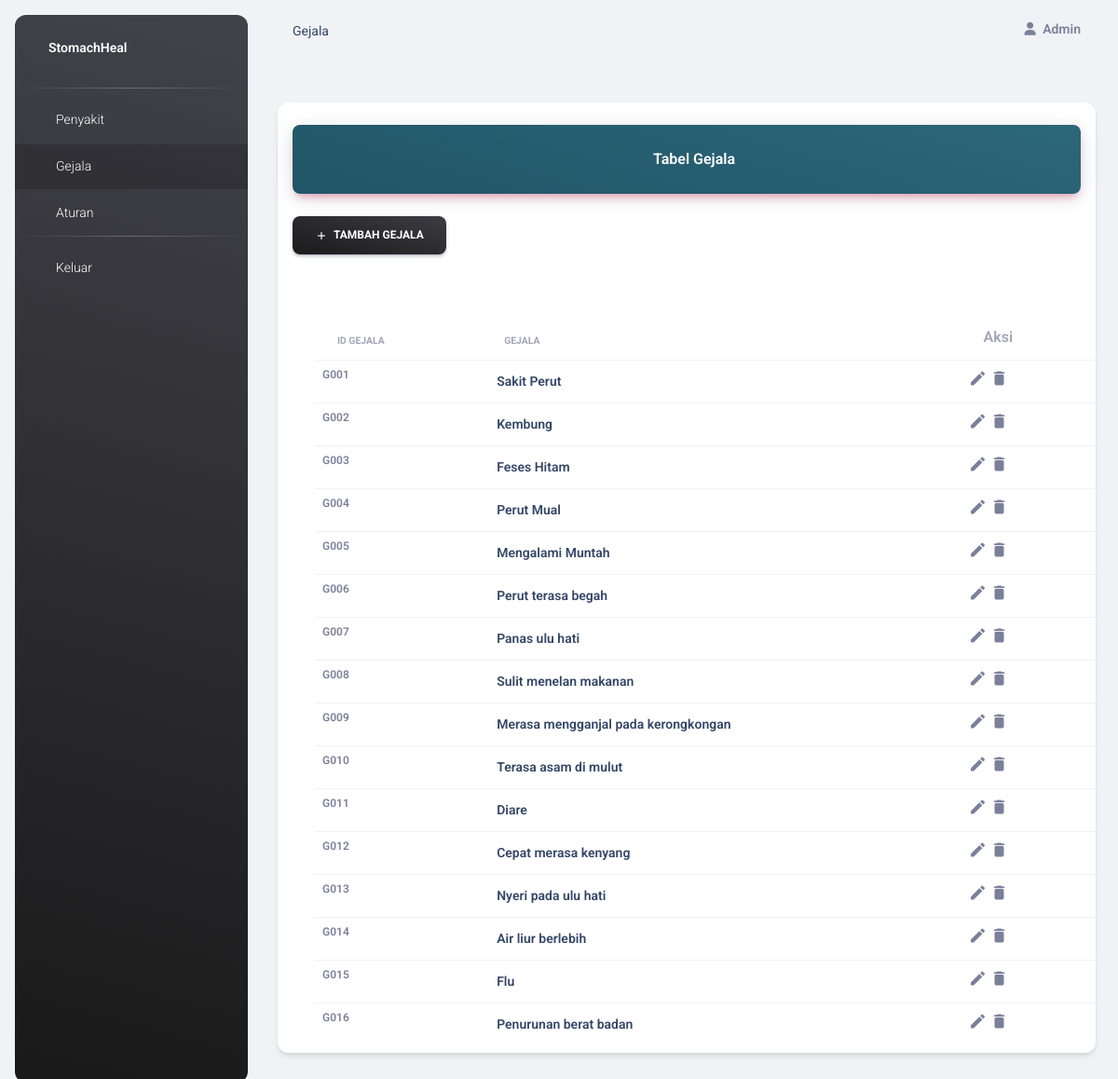
/admin_old/gejala.php, run on the app's committed database.
### tables this page shows
CREATE TABLE `tbl_gejala` (
  `id_gejala` varchar(255) NOT NULL,
  `name` varchar(255) NOT NULL
);

### admin_old/gejala.php (the view, shortened to what this page needs)
<?php
include("../db/db_conn.php");
$result= mysqli_query($conn, "SELECT * FROM tbl_gejala");
while($p=mysqli_fetch_array($result)){
    $gejala[]=$p;
}
?>
<!DOCTYPE html>
<html lang="en">
<head>
  <link href="../assets/css/nucleo-icons.css" rel="stylesheet" />
  <link href="../assets/css/nucleo-svg.css" rel="stylesheet" />
  <link id="pagestyle" href="../assets/css/material-dashboard.css?v=3.0.4" rel="stylesheet" />
</head>
<body class="g-sidenav-show  bg-gray-200">
  <aside class="sidenav navbar navbar-vertical navbar-expand-xs border-0 border-radius-xl my-3 fixed-start ms-3   bg-gradient-dark" id="sidenav-main">
    <div class="sidenav-header">
      <a class="navbar-brand m-0" href=" https://demos.creative-tim.com/material-dashboard/pages/dashboard " target="_blank">
        <span class="ms-1 font-weight-bold text-white">StomachHeal</span>
      </a>
    </div>
    <hr class="horizontal light mt-0 mb-2">
    <div class="collapse navbar-collapse  w-auto " id="sidenav-collapse-main">
      <ul class="navbar-nav">
  <li class="nav-item">
    <a class="nav-link text-white " href="penyakit.php">
      <span class="nav-link-text ms-1">Penyakit</span>
    </a>
  </li>
  <li class="nav-item active">
    <a class="nav-link text-white " href="#">
      <span class="nav-link-text ms-1">Gejala</span>
    </a>
  </li>
  <li class="nav-item">
    <a class="nav-link text-white " href="aturan.php">
      <span class="nav-link-text ms-1">Aturan</span>
    </a>
  </li>
  <hr class="horizontal light mt-0 mb-2">
  <li class="nav-item">
    <a class="nav-link text-white " href="../action/logout.php">
      <span class="nav-link-text ms-1">Keluar</span>
    </a>
  </li>
      </ul>
    </div>
  </aside>
  <main class="main-content position-relative max-height-vh-100 h-100 border-radius-lg ">
    <nav class="navbar navbar-main navbar-expand-lg px-0 mx-4 shadow-none border-radius-xl" id="navbarBlur" data-scroll="true">
    <div class="container-fluid py-1 px-3">
      <nav aria-label="breadcrumb">
        <ol class="breadcrumb bg-transparent mb-0 pb-0 pt-1 px-0 me-sm-6 me-5">
          <li class="breadcrumb-item text-sm text-dark active" aria-current="page">Gejala</li>
        </ol>
      </nav>
      <div class="collapse navbar-collapse mt-sm-0 mt-2 me-md-0 me-sm-4" id="navbar">
        <ul class="navbar-nav  justify-content-end">
          <li class="nav-item d-flex align-items-center">
            <a href="#" class="nav-link text-body font-weight-bold px-0">
              <i class="fa fa-user me-sm-1"></i>
              <span class="d-sm-inline d-none">Admin</span>
            </a>
          </li>
        </ul>
      </div>
    </div>
  </nav>
  <div class="container-fluid py-4">
    <div class="row">
      <div class="col-12">
        <div class="card my-4">
          <div class="card-header p-0 position-relative mt-4 mx-3 z-index-2">
            <div class="bg-gradient-primary shadow-primary border-radius-lg pt-4 pb-3">
              <h6 class="text-white text-center text-capitalize ps-3">Tabel Gejala</h6>
            </div>
          </div>
          <div class="card-body px-0 pb-2">
            <div class=" mx-3">
            <a class="btn bg-gradient-dark mb-5" href="gejalaTambah.php"><i class="material-icons text-sm">add</i>&nbsp;&nbsp;Tambah gejala</a>
            </div>
            <div class="table-responsive p-0" style="margin-left: 40px ;">
              <table  id="datab_penyakit" class="table mb-0 mt-3">
                <thead>
                  <tr>
                    <th class="text-uppercase text-secondary text-xxs font-weight-bolder opacity-7">Id Gejala</th>
                    <th class="text-uppercase text-secondary text-xxs font-weight-bolder opacity-7">Gejala</th>
                    <th class="text-secondary opacity-7">Aksi</th>
                  </tr>
                </thead>
                <tbody>
                  <?php
                  foreach($gejala as $data){ ?>
                    <tr>
                        <td>
                            <p class="text-xs font-weight-bold mb-0"><?= $data['id_gejala'] ?></p>
                        </td>
                      <td>
                        <div class="d-flex px-2 py-1">
                          <div class="d-flex flex-column justify-content-center">
                            <h6 class="mb-0 text-sm"><?= $data['name'] ?></h6>
                          </div>
                        </div>
                      </td>
                      <td class="align-middle">
                        <a href="editGejala.php?id=<?= $data['id_gejala']?>" class="text-secondary font-weight-bold text-xs" >
                          <i class="material-icons opacity-10">mode</i>
                        </a>
                        <a href="action/gejalaHapus.php?id=<?= $data['id_gejala']?>" onclick="return confirm('Are you sure you want to delete this item?');" class="text-secondary font-weight-bold text-xs" >
                          <i class="material-icons opacity-10">delete</i>
                        </a>
                      </td>
                    </tr>
                  <?php } ?>
                </tbody>
              </table>
            </div>
          </div>
        </div>
      </div>
    </div>
  </div>
  <link rel="stylesheet" type="text/css" href="https://cdn.datatables.net/v/bs4/dt-1.12.1/datatables.min.css"/>
</body>
</html>

### admin_old/gejala.php (style rules this page uses)
.nav-item.active { background-color: #0000002e; }

### data on the page
tbl_gejala: id_gejala "G001", name "Sakit Perut"
tbl_gejala: id_gejala "G002", name "Kembung"
tbl_gejala: id_gejala "G003", name "Feses Hitam"
tbl_gejala: id_gejala "G004", name "Perut Mual"
tbl_gejala: id_gejala "G005", name "Mengalami Muntah"
tbl_gejala: id_gejala "G006", name "Perut terasa begah"
tbl_gejala: id_gejala "G007", name "Panas ulu hati"
tbl_gejala: id_gejala "G008", name "Sulit menelan makanan"
tbl_gejala: id_gejala "G009", name "Merasa mengganjal pada kerongkongan"
tbl_gejala: id_gejala "G010", name "Terasa asam di mulut"
tbl_gejala: id_gejala "G011", name "Diare"
tbl_gejala: id_gejala "G012", name "Cepat merasa kenyang"
tbl_gejala: id_gejala "G013", name "Nyeri pada ulu hati"
tbl_gejala: id_gejala "G014", name "Air liur berlebih"
tbl_gejala: id_gejala "G015", name "Flu"
tbl_gejala: id_gejala "G016", name "Penurunan berat badan"
